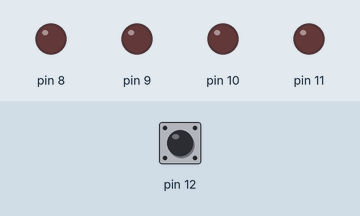
This sketch was run on a simulated Arduino Uno, built with avr-gcc and run on an emulated ATmega328P. Parts: output pins drawn as LEDs (lit = HIGH). The inputs (shaded band) are chosen by the test bench; at power-on: pin 12 HIGH.

Above: at 1.2 s.
1.3 s: pin 12 pulled LOW for 0.15 s
At 1.7 s:
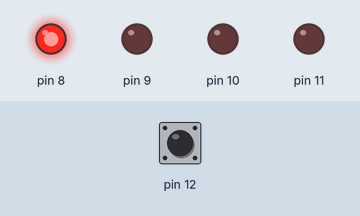
2.9 s: pin 12 pulled LOW for 1 s
At 4.1 s:
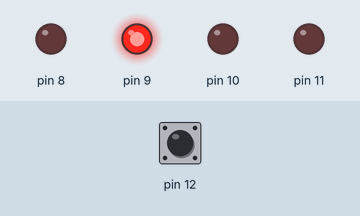
5.4 s: pin 12 pulled LOW for 0.15 s
At 6.0 s:
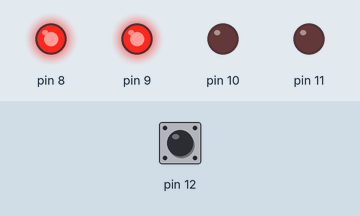
7.0 s: pin 12 pulled LOW for 3.2 s
At 8.4 s:
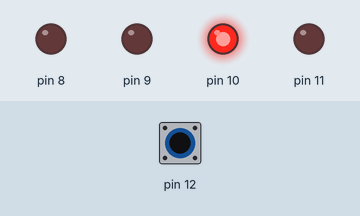
11.7 s: pin 12 pulled LOW for 0.15 s
At 12.0 s:
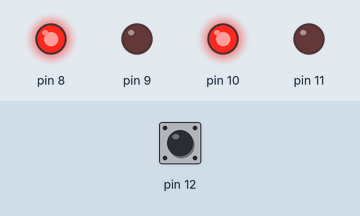
13.3 s: pin 12 pulled LOW for 1 s
At 14.4 s:
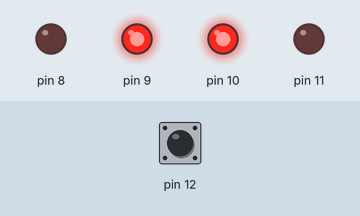
Timing chart, 0 to 16.3 s (numbered marks = the images above; inputs shaded):
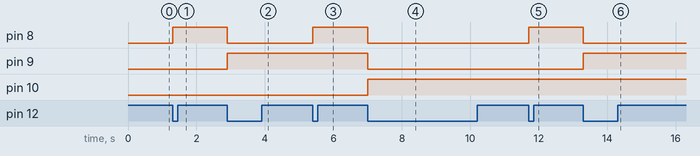

Measured:
- after the input at 1.3 s, pin 8: LOW → HIGH at once
- after the input at 2.9 s, pin 8: HIGH → LOW at once; pin 9: LOW → HIGH at once
- after the input at 5.4 s, pin 8: LOW → HIGH at once
- after the input at 7.0 s, pin 8, pin 9: HIGH → LOW at once; pin 10: LOW → HIGH at once
- after the input at 11.7 s, pin 8: LOW → HIGH at once
- after the input at 13.3 s, pin 8: HIGH → LOW at once; pin 9: LOW → HIGH at once

The sketch:

sketch.ino
```cpp
void setup() {
  DDRB = 0b1111; // set output pins
  PORTB = 1 << 4; // pull input to HIGH
}

void loop() {
  static byte counter = 0;
  static byte prevBtn = 0;

  // read push button
  // btn = 1, if pushed
  // btn = 0, if not
  byte btn = !(PINB & (1 << 4));

  if (btn && !prevBtn) {
    // push button pressed

    counter = (counter + 1) % 16;
    PORTB = (PORTB & 0xF0) | counter;
  }

  prevBtn = btn;
  delay(50); // debounce
}
```
